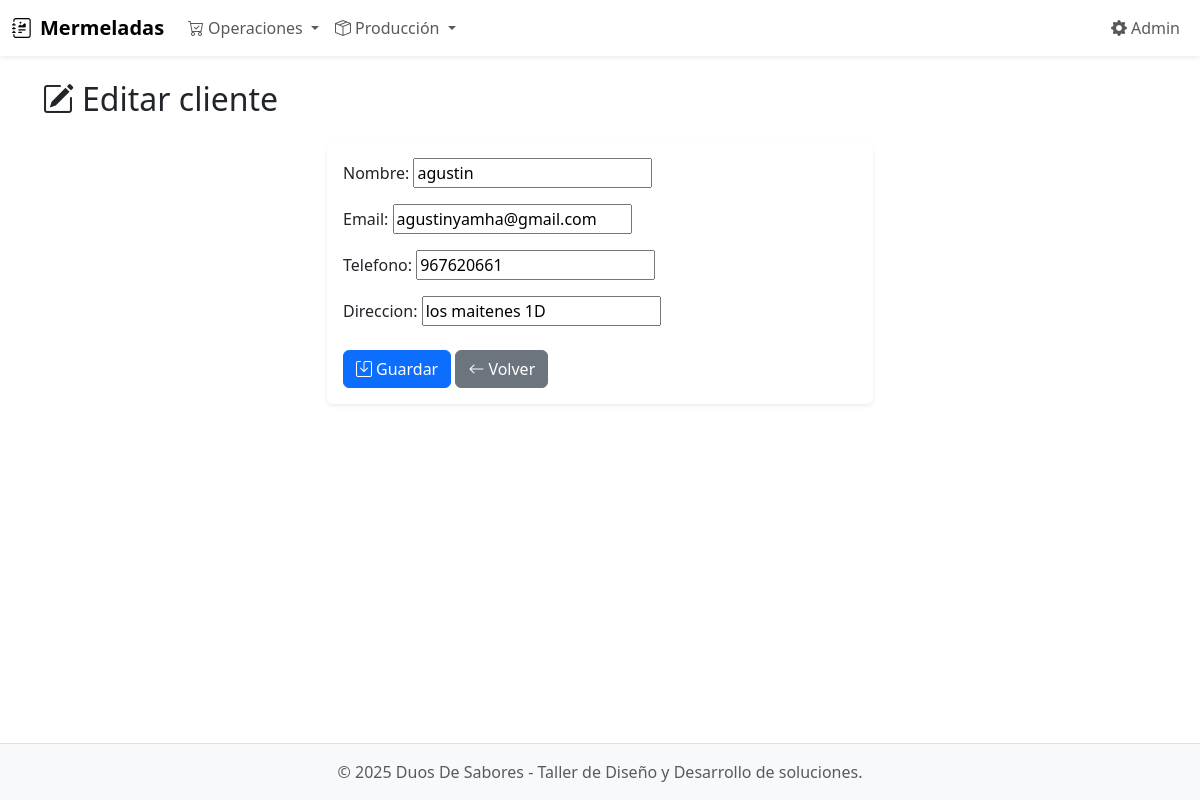
Page /clientes/1/editar/ on the committed database.
### ventas/models.py (models this page shows, shortened)
class Client(models.Model):
    nombre = models.CharField(max_length=150)
    email = models.EmailField(blank=True, null=True)
    telefono = models.CharField(max_length=30, blank=True, null=True)
    direccion = models.CharField(max_length=200, blank=True, null=True)
    class Meta:
        verbose_name = "Cliente"
        verbose_name_plural = "Clientes"

### ventas/views.py (the view)
# urls.py: path('clientes/<int:pk>/editar/', views.ClientUpdateView.as_view(), name='cliente_update'),
class ClientUpdateView(UpdateView):
    model = Client
    form_class = ClientForm
    template_name = "clientes/form.html"
    success_url = reverse_lazy("clientes_list")

### ventas/forms.py
class ClientForm(forms.ModelForm):
    class Meta:
        model = Client
        fields = ["nombre", "email", "telefono", "direccion"]

### templates/clientes/form.html (shortened to what this page needs)
{% extends 'base.html' %}
{% block page_title %}
  {% if form.instance.pk %}
    <i class="bi bi-pencil-square me-2"></i>Editar cliente
  {% else %}
    <i class="bi bi-person-plus me-2"></i>Crear cliente
  {% endif %}
{% endblock %}
{% block content %}
<div class="row justify-content-center">
  <div class="col-lg-8 col-xl-6">
    <div class="card shadow-sm border-0">
      <div class="card-body">
        <form method="post">
          {{ form.as_p }}
          <div class="mt-4">
            <button class="btn btn-primary">
              <i class="bi bi-save me-1"></i>Guardar
            </button>
            <a href="{% url 'clientes_list' %}" class="btn btn-secondary">
              <i class="bi bi-arrow-left me-1"></i>Volver
            </a>
          </div>
        </form>
      </div>
    </div>
  </div>
</div>
{% endblock %}

### rows in the picture
Client: nombre "agustin", email "agustinyamha@gmail.com", telefono "967620661", direccion "los maitenes 1D"
